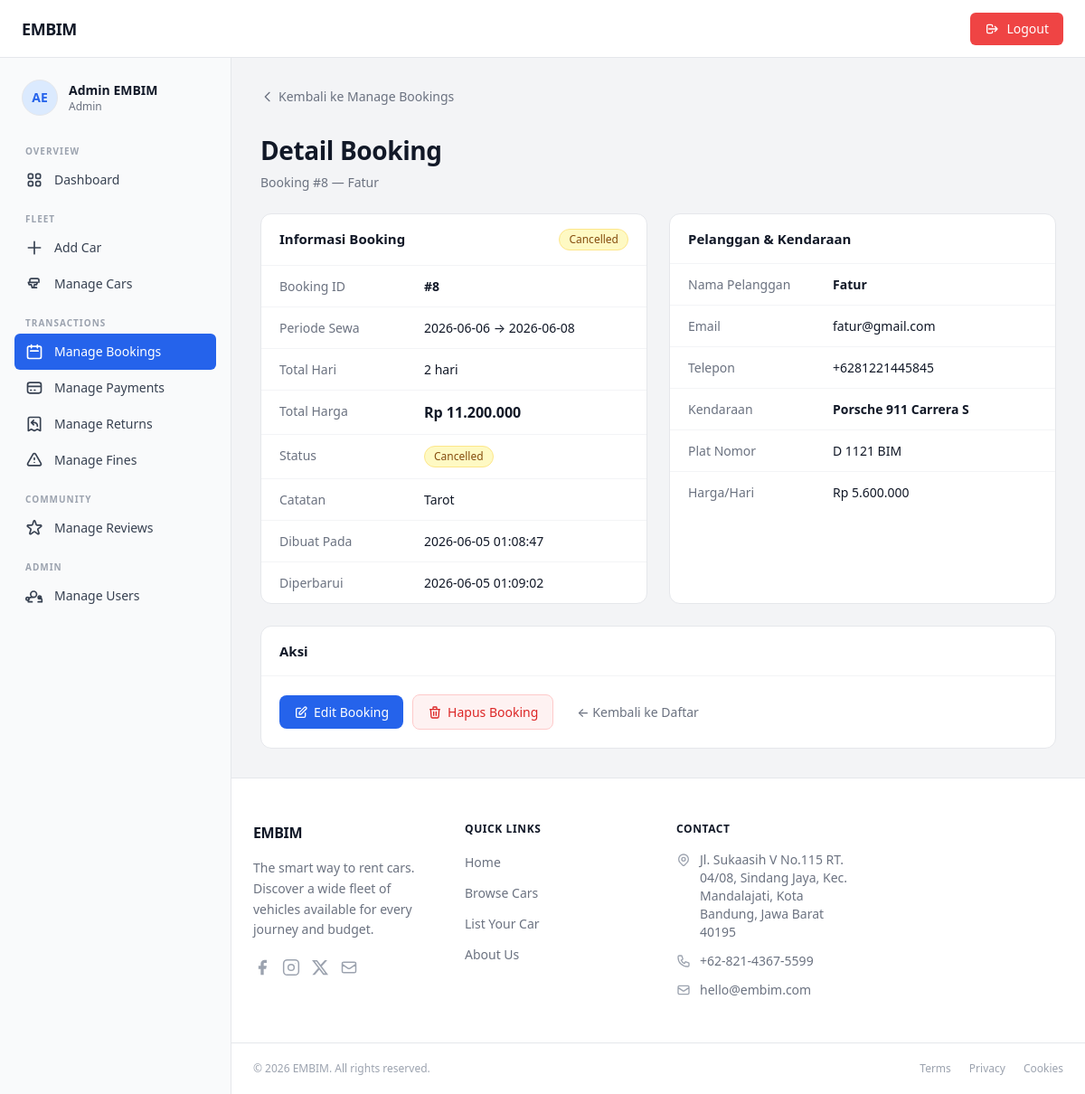
Screenshot of /admin/index.php?page=booking_detail&id=8 (signed in) with the database file from the repository.
### tables this page shows
CREATE TABLE `bookings` (
  `id` int(11) NOT NULL,
  `user_id` int(11) NOT NULL,
  `car_id` int(11) NOT NULL,
  `start_date` date NOT NULL,
  `end_date` date NOT NULL,
  `total_days` smallint(6) NOT NULL DEFAULT 1,
  `total_price` decimal(14,2) NOT NULL,
  `status` enum('pending','confirmed','ongoing','completed','cancelled') DEFAULT 'pending',
  `notes` text DEFAULT NULL,
  `identity_photo` varchar(255) DEFAULT NULL,
  `payment_method` enum('transfer_bank_bri','transfer_bank_mandiri','shopeepay','dana','ovo','gopay','transfer_bank_bni','transfer_bank_bca','transfer_bank_seabank') DEFAULT NULL,
  `payment_status` enum('unpaid','paid','refunded') DEFAULT 'unpaid',
  `payment_proof` varchar(255) DEFAULT NULL,
  `paid_at` datetime DEFAULT NULL,
  `created_at` datetime DEFAULT current_timestamp(),
  `updated_at` datetime DEFAULT current_timestamp() ON UPDATE current_timestamp()
);

CREATE TABLE `users` (
  `id` int(11) NOT NULL,
  `full_name` varchar(100) NOT NULL,
  `email` varchar(150) NOT NULL,
  `password` varchar(255) NOT NULL COMMENT 'bcrypt hash',
  `phone` varchar(20) DEFAULT NULL,
  `address` text DEFAULT NULL,
  `role` enum('admin','user') NOT NULL DEFAULT 'user',
  `photo_profile` varchar(100) DEFAULT NULL,
  `photo_ktp` varchar(100) DEFAULT NULL,
  `photo_sim` varchar(100) DEFAULT NULL,
  `created_at` datetime NOT NULL DEFAULT current_timestamp(),
  `updated_at` datetime NOT NULL DEFAULT current_timestamp() ON UPDATE current_timestamp()
);

CREATE TABLE `cars` (
  `id` int(11) NOT NULL,
  `brand` varchar(80) NOT NULL,
  `model` varchar(100) NOT NULL,
  `year` year(4) NOT NULL,
  `stock` int(11) NOT NULL,
  `license_plate` varchar(20) NOT NULL,
  `price_per_day` decimal(12,2) NOT NULL,
  `status` enum('available','booked','maintenance') NOT NULL DEFAULT 'available',
  `transmission` enum('automatic','manual') NOT NULL DEFAULT 'automatic',
  `fuel_type` enum('gasoline','diesel','electric','hybrid') NOT NULL DEFAULT 'gasoline',
  `seats` tinyint(4) NOT NULL DEFAULT 5,
  `description` text DEFAULT NULL,
  `photo` varchar(255) DEFAULT NULL COMMENT 'Nama file gambar di folder assets/images',
  `created_at` datetime NOT NULL DEFAULT current_timestamp(),
  `updated_at` datetime NOT NULL DEFAULT current_timestamp() ON UPDATE current_timestamp()
);

### admin/controllers/AdminBookingController.php (called while the page is built, shortened)
<?php
require_once __DIR__ . '/../models/BookingModel.php';
class AdminBookingController
{
    private BookingModel  $model;
    public function __construct()
    {
        $this->model     = new BookingModel();
    }
    public function bookingDetail(): void
    {
        $id = (int) ($_GET['id'] ?? 0);
        $booking = $this->model->getBookingById($id);
        require_once __DIR__ . '/../views/booking_detail.php';
    }
}

### admin/index.php (called while the page is built, shortened)
<?php
    require_once __DIR__ . '/config/database.php';
    require_once __DIR__ . '/controllers/AdminBookingController.php';
    $page = $_GET['page'] ?? 'dashboard';
    match ($page) {
        'add_car'               => (new DashboardController())->addCar(),
        'manage_cars'           => (new DashboardController())->manageCars(),
        'manage_bookings'       => (new AdminBookingController())->manageBookings(),
        'booking_detail'        => (new AdminBookingController())->bookingDetail(),
        'edit_booking'          => (new AdminBookingController())->editBooking(),
        'delete_booking'        => (new AdminBookingController())->deleteBooking(),
        'manage_users'          => (new UserController())->manageUsers(),
        'manage_payments'       => (new AdminPaymentController())->managePayments(),
        'payment_detail'        => (new AdminPaymentController())->paymentDetail(),
        'update_payment_status' => (new AdminPaymentController())->updateStatus(),
        'manage_returns'        => (new AdminReturnController())->manageReturns(),
        'add_return'            => (new AdminReturnController())->addReturn(),
        'return_detail'         => (new AdminReturnController())->returnDetail(),
        'edit_return'           => (new AdminReturnController())->editReturn(),
        'delete_return'         => (new AdminReturnController())->deleteReturn(),
        'manage_fines'          => (new AdminFineController())->manageFines(),
        'fine_detail'           => (new AdminFineController())->fineDetail(),
        'update_fine_status'    => (new AdminFineController())->updateFineStatus(),
        default                 => (new DashboardController())->dashboard(),
    };

### admin/config/database.php (called while the page is built, shortened)
<?php
function getPDO(): PDO {
    static $pdo = null;
    if ($pdo === null) {
        $dsn = sprintf('mysql:host=%s;dbname=%s;charset=%s', DB_HOST, DB_NAME, DB_CHARSET);
        $pdo = new PDO($dsn, DB_USER, DB_PASS, [
            PDO::ATTR_ERRMODE            => PDO::ERRMODE_EXCEPTION,
            PDO::ATTR_DEFAULT_FETCH_MODE => PDO::FETCH_ASSOC,
            PDO::ATTR_EMULATE_PREPARES   => false,
        ]);
    }
    return $pdo;
}

### admin/models/BookingModel.php (called while the page is built, shortened)
<?php
require_once __DIR__ . '/../config/database.php';
class BookingModel
{
    private PDO $pdo;
    public function __construct()
    {
        $this->pdo = getPDO();
    }
    public function getBookingById(int $id): ?array
    {
        $stmt = $this->pdo->prepare("
            SELECT
                b.`id`, b.`user_id`, b.`car_id`,
                b.`start_date`, b.`end_date`, b.`total_days`,
                b.`total_price`, b.`status`, b.`notes`,
                b.`created_at`, b.`updated_at`,
                u.`full_name`  AS customer_name,
                u.`email`      AS customer_email,
                u.`phone`      AS customer_phone,
                CONCAT(c.`brand`, ' ', c.`model`) AS car_name,
                c.`license_plate`,
                c.`price_per_day`
            FROM `bookings` b
            JOIN `users` u ON u.`id` = b.`user_id`
            JOIN `cars`  c ON c.`id` = b.`car_id`
            WHERE b.`id` = :id
            LIMIT 1
        ");
        $stmt->execute([':id' => $id]);
        $row = $stmt->fetch();
        return $row ?: null;
    }
}

### admin/views/booking_detail.php (the view, shortened to what this page needs)
<?php require_once __DIR__ . '/partials/layout_top.php'; ?>
<div class="space-y-6">
  <div>
    <a href="?page=manage_bookings" class="back-link">
      <svg xmlns="http://www.w3.org/2000/svg" class="h-4 w-4" fill="none" viewBox="0 0 24 24" stroke="currentColor" stroke-width="2"><path stroke-linecap="round" stroke-linejoin="round" d="M15 19l-7-7 7-7"/></svg>
      Kembali ke Manage Bookings
    </a>
  </div>
  <div class="page-heading">
    <h1>Detail Booking</h1>
    <p>Booking #<?= (int)$booking['id'] ?> — <?= htmlspecialchars($booking['customer_name']) ?></p>
  </div>
  <div class="grid grid-cols-1 md:grid-cols-2 gap-6">
    <div class="card">
      <div class="card-header">
        <span class="card-title">Informasi Booking</span>
        <?php
          $badgeClass = match($booking['status']) {
              'completed' => 'badge badge-paid',
              'cancelled' => 'badge badge-unpaid',
              default     => 'badge',
          };
          $badgeStyle = match($booking['status']) {
              'confirmed' => ' style="background:#eff6ff;color:#1d4ed8;border-color:#bfdbfe;"',
              'ongoing'   => ' style="background:#faf5ff;color:#7e22ce;border-color:#e9d5ff;"',
              default     => '',
          };
        ?>
        <span class="<?= $badgeClass ?>"<?= $badgeStyle ?>><?= ucfirst(htmlspecialchars($booking['status'])) ?></span>
      </div>
      <dl class="detail-dl">
        <div class="detail-row"><dt>Booking ID</dt><dd><strong>#<?= (int)$booking['id'] ?></strong></dd></div>
        <div class="detail-row">
          <dt>Periode Sewa</dt>
          <dd><?= htmlspecialchars($booking['start_date']) ?> → <?= htmlspecialchars($booking['end_date']) ?></dd>
        </div>
        <div class="detail-row"><dt>Total Hari</dt><dd><?= (int)$booking['total_days'] ?> hari</dd></div>
        <div class="detail-row">
          <dt>Total Harga</dt>
          <dd><strong style="font-size:1rem;">Rp <?= number_format((float)$booking['total_price'], 0, ',', '.') ?></strong></dd>
        </div>
        <div class="detail-row"><dt>Status</dt><dd><span class="<?= $badgeClass ?>"<?= $badgeStyle ?>><?= ucfirst(htmlspecialchars($booking['status'])) ?></span></dd></div>
        <div class="detail-row">
          <dt>Catatan</dt>
          <dd><?= !empty($booking['notes']) ? htmlspecialchars($booking['notes']) : '<span class="td-muted">—</span>' ?></dd>
        </div>
        <div class="detail-row"><dt>Dibuat Pada</dt><dd><?= htmlspecialchars($booking['created_at']) ?></dd></div>
        <div class="detail-row"><dt>Diperbarui</dt><dd><?= htmlspecialchars($booking['updated_at']) ?></dd></div>
      </dl>
    </div>
    <div class="card">
      <div class="card-header"><span class="card-title">Pelanggan &amp; Kendaraan</span></div>
      <dl class="detail-dl">
        <div class="detail-row"><dt>Nama Pelanggan</dt><dd><strong><?= htmlspecialchars($booking['customer_name']) ?></strong></dd></div>
        <div class="detail-row"><dt>Email</dt><dd><?= htmlspecialchars($booking['customer_email']) ?></dd></div>
        <div class="detail-row"><dt>Telepon</dt><dd><?= !empty($booking['customer_phone']) ? htmlspecialchars($booking['customer_phone']) : '<span class="td-muted">—</span>' ?></dd></div>
        <div class="detail-row"><dt>Kendaraan</dt><dd><strong><?= htmlspecialchars($booking['car_name']) ?></strong></dd></div>
        <div class="detail-row"><dt>Plat Nomor</dt><dd><?= htmlspecialchars($booking['license_plate']) ?></dd></div>
        <div class="detail-row"><dt>Harga/Hari</dt><dd>Rp <?= number_format((float)$booking['price_per_day'], 0, ',', '.') ?></dd></div>
      </dl>
    </div>
  </div>
  <div class="card">
    <div class="card-header"><span class="card-title">Aksi</span></div>
    <div class="card-body">
      <div style="display:flex;gap:10px;flex-wrap:wrap;align-items:center;">
        <a href="?page=edit_booking&id=<?= (int)$booking['id'] ?>" class="btn btn-primary">
          <svg xmlns="http://www.w3.org/2000/svg" class="h-4 w-4" fill="none" viewBox="0 0 24 24" stroke="currentColor" stroke-width="2"><path stroke-linecap="round" stroke-linejoin="round" d="M11 5H6a2 2 0 00-2 2v11a2 2 0 002 2h11a2 2 0 002-2v-5m-1.414-9.414a2 2 0 112.828 2.828L11.828 15H9v-2.828l8.586-8.586z"/></svg>
          Edit Booking
        </a>
        <button type="button" class="btn" style="background:#fef2f2;color:#dc2626;border:1px solid #fecaca;"
                onclick="document.getElementById('modal-delete').style.display='flex'">
          <svg xmlns="http://www.w3.org/2000/svg" class="h-4 w-4" fill="none" viewBox="0 0 24 24" stroke="currentColor" stroke-width="2"><path stroke-linecap="round" stroke-linejoin="round" d="M19 7l-.867 12.142A2 2 0 0116.138 21H7.862a2 2 0 01-1.995-1.858L5 7m5 4v6m4-6v6m1-10V4a1 1 0 00-1-1h-4a1 1 0 00-1 1v3M4 7h16"/></svg>
          Hapus Booking
        </button>
        <a href="?page=manage_bookings" class="btn btn-ghost">← Kembali ke Daftar</a>
      </div>
    </div>
  </div>
</div>
<?php require_once __DIR__ . '/partials/layout_bottom.php'; ?>

### admin/style/style.css (style rules this page uses)
:root { --color-primary: #2563eb; --color-primary-hover: #1d4ed8; --color-primary-light: #eff6ff; --color-primary-ring: rgba(37,99,235,.35); --color-danger: #ef4444; --color-danger-hover: #dc2626; --color-danger-light: #fef2f2; --color-success: #22c55e; --color-success-light: #f0fdf4; --color-warning-light: #fefce8; --color-purple-light: #faf5ff; --color-border: #e5e7eb; --color-border-soft: #f3f4f6; --color-bg: #f3f4f6; --color-bg-white: #ffffff; --color-text: #111827; --color-text-muted: #6b7280; --color-text-subtle: #9ca3af; --radius-sm: 4px; --radius-md: 8px; --radius-lg: 12px; --radius-xl: 16px; --radius-2xl: 24px; --shadow-sm: 0 1px 2px rgba(0,0,0,.06); --shadow-md: 0 4px 16px rgba(0,0,0,.10); --shadow-lg: 0 8px 32px rgba(0,0,0,.14); --transition: 150ms ease; --sidebar-w: 256px; --topbar-h: 64px; }
*, *::before, *::after { box-sizing: border-box; }
html { height: 100%; }
body { margin: 0; font-family: ui-sans-serif, system-ui, -apple-system, "Segoe UI", Roboto, "Helvetica Neue", Arial, sans-serif; background-color: var(--color-bg); color: var(--color-text); -webkit-font-smoothing: antialiased; -moz-osx-font-smoothing: grayscale; }
a { color: inherit; text-decoration: none; }
button, input, select, textarea { font-family: inherit; }
.btn { display: inline-flex; align-items: center; gap: 6px; padding: 8px 16px; border-radius: var(--radius-md); font-size: 14px; font-weight: 500; border: none; cursor: pointer; transition: background var(--transition), color var(--transition), box-shadow var(--transition); text-decoration: none; }
.btn-primary { background: var(--color-primary); color: #fff; }
.btn-ghost { background: transparent; color: var(--color-text-muted); }
.card { background: var(--color-bg-white); border: 1px solid var(--color-border); border-radius: var(--radius-lg); overflow: hidden; }
.card-header { padding: 16px 20px; border-bottom: 1px solid var(--color-border-soft); display: flex; align-items: center; justify-content: space-between; }
.card-title { font-size: 15px; font-weight: 600; color: var(--color-text); }
.card-body { padding: 20px; }
.badge { display: inline-flex; align-items: center; padding: 2px 10px; border-radius: 9999px; font-size: 12px; font-weight: 500; border: 1px solid transparent; }
.badge-unpaid { background: #fef9c3; color: #854d0e; border-color: #fde68a; }
.detail-dl .detail-row { display: flex; gap: 16px; padding: 12px 20px; border-bottom: 1px solid var(--color-border-soft); }
.detail-dl .detail-row:last-child { border-bottom: none; }
.detail-dl dt { font-size: 14px; color: var(--color-text-muted); width: 144px; flex-shrink: 0; }
.detail-dl dd { font-size: 14px; color: var(--color-text); margin: 0; }
.back-link { display: inline-flex; align-items: center; gap: 4px; font-size: 14px; color: var(--color-text-muted); transition: color var(--transition); }
.page-heading h1 { font-size: 28px; font-weight: 700; letter-spacing: -.4px; color: var(--color-text); margin: 0; }
.page-heading p { font-size: 14px; color: var(--color-text-muted); margin: 4px 0 0; }

### rows the page displays
bookings: id "8", user.full_name "Fatur", status "Cancelled", start_date "2026-06-06", end_date "2026-06-08", total_days "2", total_price "11.200.000", notes "Tarot", created_at "2026-06-05 01:08:47", updated_at "2026-06-05 01:09:02", user.email "fatur@gmail.com", user.phone "+6281221445845", car.license_plate "D 1121 BIM", car.price_per_day "5.600.000"

### other values shown
$adminInitials "AE"
$adminName "Admin EMBIM"
$section['label'] "OVERVIEW"
$link['label'] "Dashboard"
$section['label'] "FLEET"
$link['label'] "Add Car"
$link['label'] "Manage Cars"
$section['label'] "TRANSACTIONS"
$link['label'] "Manage Bookings"
$link['label'] "Manage Payments"
$link['label'] "Manage Returns"
$link['label'] "Manage Fines"
$section['label'] "COMMUNITY"
$link['label'] "Manage Reviews"
$section['label'] "ADMIN"
